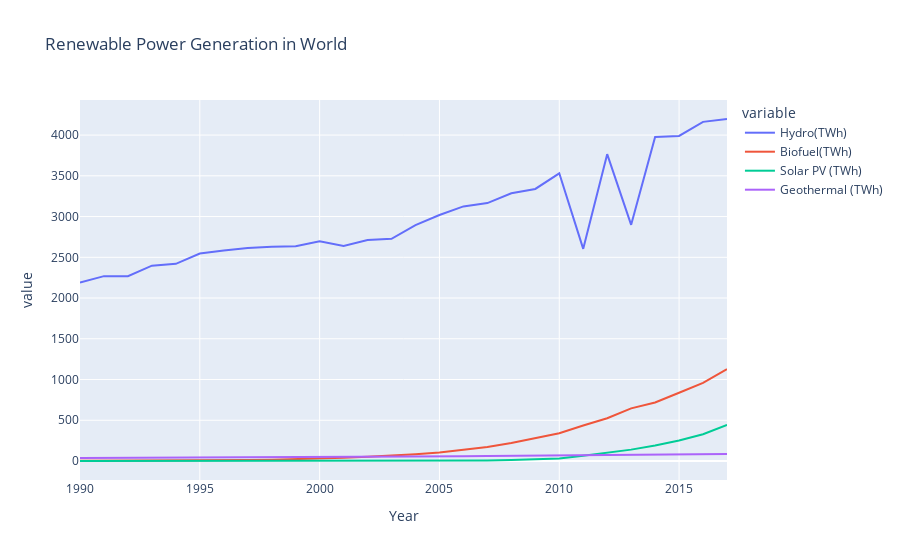

Notebook code cell kept with this figure:
### Code cell
from pandas.core.frame import DataFrame
import plotly.express as px

df_renewable_power_generationcopy = df_renewable_power_generation.copy()
display(df_renewable_power_generationcopy)

fig = px.line(df_renewable_power_generationcopy, x="Year", y=df_renewable_power_generationcopy.columns,
              title='Renewable Power Generation in World')
fig.show()

### Figure 1 — Plotly figure (JSON) as saved in the notebook; plotly's stock layout.template omitted (floating-point values rounded to 4 significant figures)
{"data": [{"hovertemplate": "variable=Hydro(TWh)<br>Year=%{x}<br>value=%{y}<extra></extra>", "legendgroup": "Hydro(TWh)", "line": {"color": "#636efa", "dash": "solid"}, "marker": {"symbol": "circle"}, "mode": "lines", "name": "Hydro(TWh)", "orientation": "v", "showlegend": true, "type": "scatter", "x": [1990, 1991, 1992, 1993, 1994, 1995, 1996, 1997, 1998, 1999, 2000, 2001, 2002, 2003, 2004, 2005, 2006, 2007, 2008, 2009, 2010, 2011, 2012, 2013, 2014, 2015, 2016, 2017], "xaxis": "x", "y": [2192.0, 2269.0, 2267.0, 2398.0, 2420.0, 2546.0, 2583.0, 2615.0, 2629.0, 2636.0, 2696.0, 2638.0, 2711.0, 2726.0, 2894.0, 3020.0, 3124.0, 3166.0, 3286.0, 3339.0, 3531.0, 2604.0, 3766.0, 2898.0, 3976.0, 3989.0, 4162.0, 4197.0], "yaxis": "y"}, {"hovertemplate": "variable=Biofuel(TWh)<br>Year=%{x}<br>value=%{y}<extra></extra>", "legendgroup": "Biofuel(TWh)", "line": {"color": "#EF553B", "dash": "solid"}, "marker": {"symbol": "circle"}, "mode": "lines", "name": "Biofuel(TWh)", "orientation": "v", "showlegend": true, "type": "scatter", "x": [1990, 1991, 1992, 1993, 1994, 1995, 1996, 1997, 1998, 1999, 2000, 2001, 2002, 2003, 2004, 2005, 2006, 2007, 2008, 2009, 2010, 2011, 2012, 2013, 2014, 2015, 2016, 2017], "xaxis": "x", "y": [3.88, 4.19, 4.63, 5.61, 7.31, 7.95, 9.45, 12.08, 16.07, 21.52, 31.34, 38.45, 52.85, 64.23, 84.43, 103.9, 133.1, 170.8, 221.1, 277.4, 341.4, 436.0, 525.0, 646.4, 718.1, 838.3, 958.1, 1127.0], "yaxis": "y"}, {"hovertemplate": "variable=Solar PV (TWh)<br>Year=%{x}<br>value=%{y}<extra></extra>", "legendgroup": "Solar PV (TWh)", "line": {"color": "#00cc96", "dash": "solid"}, "marker": {"symbol": "circle"}, "mode": "lines", "name": "Solar PV (TWh)", "orientation": "v", "showlegend": true, "type": "scatter", "x": [1990, 1991, 1992, 1993, 1994, 1995, 1996, 1997, 1998, 1999, 2000, 2001, 2002, 2003, 2004, 2005, 2006, 2007, 2008, 2009, 2010, 2011, 2012, 2013, 2014, 2015, 2016, 2017], "xaxis": "x", "y": [0.09, 0.1, 0.12, 0.15, 0.17, 0.19, 0.22, 0.27, 0.35, 0.61, 0.99, 1.32, 1.58, 2.01, 2.66, 3.92, 5.52, 7.47, 11.92, 20.04, 32.22, 63.76, 99.03, 139.6, 190.2, 250.8, 329.1, 443.6], "yaxis": "y"}, {"hovertemplate": "variable=Geothermal (TWh)<br>Year=%{x}<br>value=%{y}<extra></extra>", "legendgroup": "Geothermal (TWh)", "line": {"color": "#ab63fa", "dash": "solid"}, "marker": {"symbol": "circle"}, "mode": "lines", "name": "Geothermal (TWh)", "orientation": "v", "showlegend": true, "type": "scatter", "x": [1990, 1991, 1992, 1993, 1994, 1995, 1996, 1997, 1998, 1999, 2000, 2001, 2002, 2003, 2004, 2005, 2006, 2007, 2008, 2009, 2010, 2011, 2012, 2013, 2014, 2015, 2016, 2017], "xaxis": "x", "y": [36.42, 37.39, 39.3, 40.23, 41.05, 39.89, 42.18, 42.38, 45.35, 48.66, 51.98, 51.57, 52.29, 54.09, 56.5, 58.28, 59.61, 62.29, 64.91, 67.03, 68.1, 69.29, 70.27, 71.74, 77.52, 80.56, 82.18, 85.34], "yaxis": "y"}], "layout": {"legend": {"title": {"text": "variable"}, "tracegroupgap": 0}, "title": {"text": "Renewable Power Generation in World"}, "xaxis": {"anchor": "y", "domain": [0, 1], "title": {"text": "Year"}}, "yaxis": {"anchor": "x", "domain": [0, 1], "title": {"text": "value"}}}}
